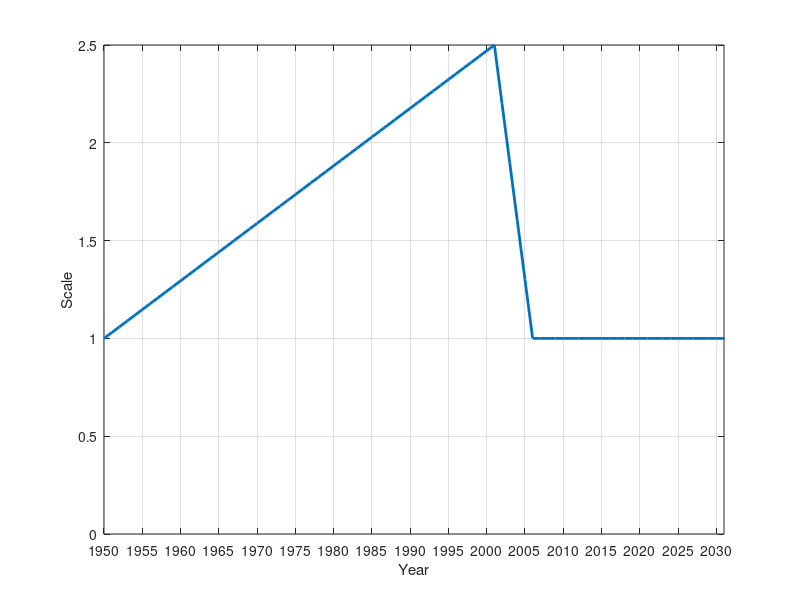

Write the MATLAB code that produced this figure.
function plotscale

T=0:82;
for i = 1 : length(T)
    t=T(i);
if t>=0 && t<=51
     scaleI(i) = 1+1.5*t/51;
 elseif t>51 && t<=56
      scaleI(i) = 2.5-1.5*(t-51)/5;
%  elseif t>56 && t<=66
%      scaleI=1;
  else
     scaleI(i)=1;
end
end
figure;plot(T,scaleI,'linewidth',2)
xticks(0:5:80)
set(gca,'xticklabel',1950:5:2031,'xticklabelrotation',90)
xlabel('Year')
ylabel('Scale')
set(gca,'ylim',[0 2.5])
xlim([0 81])
grid()
